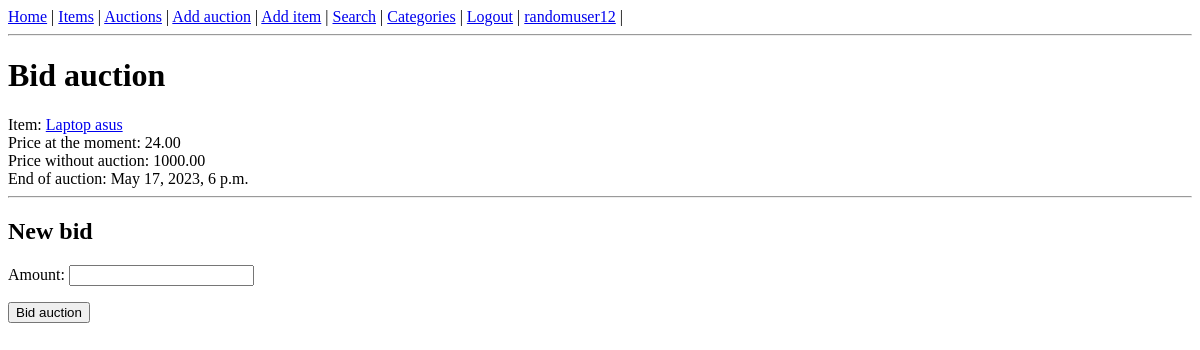
/bid-auction/12 (signed in), run on an earlier commit of the app's database.
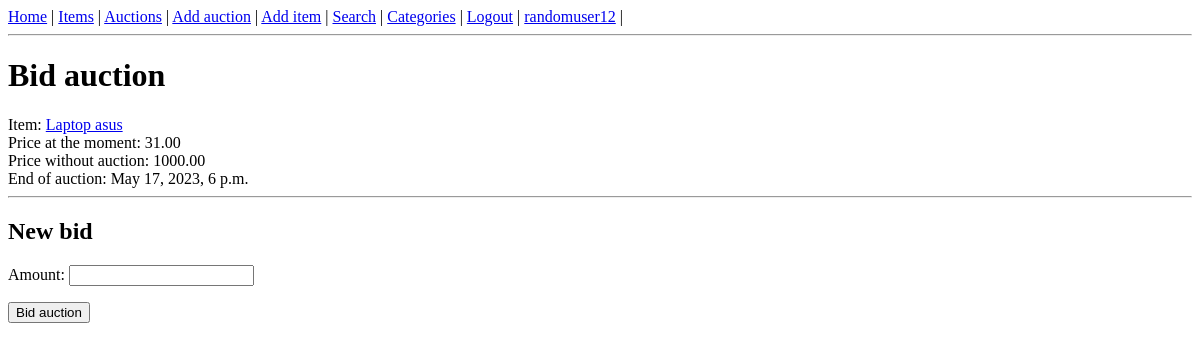
And on a later commit of the database.
### auctions/models.py (models this page shows, shortened)
class Auction(models.Model):
    CHOICES = (
        ('available', 'available'),
        ('expired', 'expired'),
        ('sold', 'sold'),
    )
    name = models.CharField(max_length=255)
    item = models.ForeignKey(Item, on_delete=models.CASCADE)
    min_price = models.DecimalField(max_digits=10, decimal_places=2)
    buy_now_price = models.DecimalField(max_digits=10, decimal_places=2, null=True, blank=True)
    end_date = models.DateTimeField()
    seller = models.ForeignKey(User, on_delete=models.CASCADE, related_name='seller')
    buyer = models.ForeignKey(User, on_delete=models.CASCADE, blank=True, related_name='buyer', null=True)
    status = models.CharField(choices=CHOICES, default='available', max_length=64)

class Item(models.Model):
    name = models.CharField(max_length=64)
    description = models.TextField()
    image = models.ImageField(null=True, blank=True, upload_to='images/')
    category = models.ForeignKey(Category, on_delete=models.CASCADE)

### auctions/views.py (the view, shortened to what this page needs)
# urls.py: path('bid-auction/<int:pk>', auctions.BidAuction.as_view()),
class BidAuction(LoginRequiredMixin, View):
    form = BidForm()
    context = {}
    template_name = 'auctions/bid_form.html'
    def get(self, request, *args, **kwargs):
        pk = kwargs['pk']
        auction = Auction.objects.get(id=pk)
        self.context['auction'] = auction
        self.context['form'] = self.form
        return render(request, self.template_name, self.context)

### auctions/forms.py
class BidForm(forms.ModelForm):
    class Meta:
        model = Bid
        fields = ['amount']

### auctions/templates/auctions/bid_form.html (shortened to what this page needs)
{% extends 'auctions/base_template.html' %}
{% block content %}
<h1>Bid auction</h1>
Item: <a href="/items/{{ auction.item.id }}">{{ auction.item.name }}</a> <br>
Price at the moment: {{ auction.min_price }} <br>
{% if auction.buy_now_price %}
Price without auction: {{ auction.buy_now_price }} <br>
{% endif %}
End of auction: {{ auction.end_date }}<br>
<hr>
<h2>New bid</h2>
<form action="" method="POST">
  {{ form.as_p }}
  <input type="submit" value="Bid auction">
</form>
{% endblock %}

What changed in the data, as far as the page shows it:
changed Auction "Laptop asus": min_price "24.00" → "31.00"
